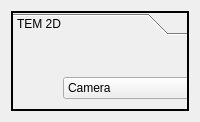
      <widget class="QWidget" name="tem2D">
       <layout class="QGridLayout" name="gridLayout_14">
        <item row="0" column="0">
         <widget class="QToolBox" name="tem2D_Toolbox">
          <property name="frameShape">
           <enum>QFrame::WinPanel</enum>
          </property>
          <property name="lineWidth">
           <number>5</number>
          </property>
          <property name="currentIndex">
           <number>0</number>
          </property>
          <widget class="QWidget" name="page_8">
           <property name="geometry">
            <rect>
             <x>0</x>
             <y>0</y>
             <width>98</width>
             <height>28</height>
            </rect>
           </property>
           <attribute name="label">
            <string>TEM 2D</string>
           </attribute>
           <widget class="QWidget" name="layoutWidget">
            <property name="geometry">
             <rect>
              <x>50</x>
              <y>30</y>
              <width>601</width>
              <height>171</height>
             </rect>
            </property>
            <layout class="QGridLayout" name="gridLayout_15">
             <item row="0" column="0">
              <widget class="QComboBox" name="Camera_TEM2D_2">
               <property name="currentIndex">
                <number>0</number>
               </property>
               <item>
                <property name="text">
                 <string>Camera</string>
                </property>
               </item>
               <item>
                <property name="text">
                 <string>AMT</string>
                </property>
               </item>
               <item>
                <property name="text">
                 <string>Pre-GIF Gatan</string>
                </property>
               </item>
               <item>
                <property name="text">
                 <string>GIF Gatan</string>
                </property>
               </item>
              </widget>
             </item>
             <item row="1" column="0">
              <widget class="QLabel" name="EnergyFilterSlitSize_TEM2D_2">
               <property name="text">
                <string>Energy Filter Slit Size</string>
               </property>
              </widget>
             </item>
             <item row="1" column="1">
              <widget class="QLineEdit" name="EnergyFilterSlitSize_Text_TEM2D_2">
               <property name="inputMask">
                <string>25</string>
               </property>
              </widget>
             </item>
             <item row="1" column="2">
              <widget class="QLabel" name="EnergyFilterSlitSize_Measurement_TEM2D_2">
               <property name="text">
                <string>eV</string>
               </property>
              </widget>
             </item>
             <item row="2" column="0">
              <widget class="QComboBox" name="AcquisitionSoftware_TEM2D_2">
               <item>
                <property name="text">
                 <string>Acquisition Software</string>
                </property>
               </item>
               <item>
                <property name="text">
                 <string>Xplore 3D</string>
                </property>
               </item>
               <item>
                <property name="text">
                 <string>Serial EM</string>
                </property>
               </item>
               <item>
                <property name="text">
                 <string>UCSF Tomo</string>
                </property>
               </item>
               <item>
                <property name="text">
                 <string>Leginon </string>
                </property>
               </item>
               <item>
                <property name="text">
                 <string>TOM Toolbox</string>
                </property>
               </item>
               <item>
                <property name="text">
                 <string>EPU</string>
                </property>
               </item>
               <item>
                <property name="text">
                 <string>Digital Micrograph</string>
                </property>
               </item>
               <item>
                <property name="text">
                 <string>TIA</string>
                </property>
               </item>
               <item>
                <property name="text">
                 <string>AMT</string>
                </property>
               </item>
               <item>
                <property name="text">
                 <string>Hitachi SEM</string>
                </property>
               </item>
               <item>
                <property name="text">
                 <string>AIM</string>
                </property>
               </item>
               <item>
                <property name="text">
                 <string>Zen</string>
                </property>
               </item>
               <item>
                <property name="text">
                 <string>Leica</string>
                </property>
               </item>
              </widget>
             </item>
             <item row="3" column="0">
              <widget class="QLabel" name="Voltage_TEM2D_2">
               <property name="text">
                <string>Voltage</string>
               </property>
              </widget>
             </item>
             <item row="3" column="1">
              <widget class="QLineEdit" name="Voltage_Text_TEM2D_2">
               <property name="text">
                <string>300</string>
               </property>
              </widget>
             </item>
             <item row="3" column="2">
              <widget class="QLabel" name="Voltage_Measurement_TEM2D_2">
               <property name="text">
                <string>kV</string>
               </property>
              </widget>
             </item>
             <item row="4" column="0">
              <widget class="QLabel" name="CsValue_TEM2D_2">
               <property name="text">
                <string>Cs Value</string>
               </property>
              </widget>
             </item>
             <item row="4" column="1">
              <widget class="QLineEdit" name="CsValue_Text_TEM2D_2"/>
             </item>
             <item row="4" column="2">
              <widget class="QLabel" name="CsValue_Measurement_TEM2D_2">
               <property name="text">
                <string>mm</string>
               </property>
              </widget>
             </item>
            </layout>
           </widget>
          </widget>
         </widget>
        </item>
       </layout>
      </widget>
